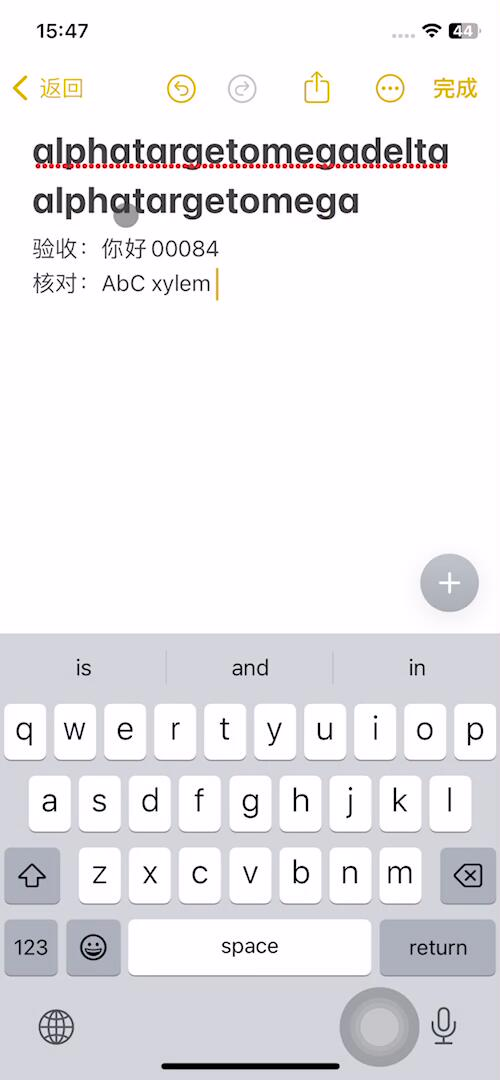
#> input picture server/tests/fixtures/dt2_text_pointer/mid_return.jpg, 500 x 1080 px
$ python -i caret.py   (imports and definitions only)
#> lines starting #> are read from the running program, lines starting #| are printed output that depends on the picture; after the words box and inside, x2 and y2 are one past the last pixel; in counts of white or black regions, pixels touching at a corner belong together
"""Narrow insertion-caret evidence; never ignore an unknown field's contents."""

import io
import math
import statistics
from collections import Counter
from dataclasses import dataclass

from PIL import Image, ImageChops, ImageDraw


def _image(frame):
    if isinstance(frame, bytes):
        with Image.open(io.BytesIO(frame)) as source:
            frame = source.convert("RGB")
    else:
        frame = frame.convert("RGB")
    return frame


# [28 lines left out: function _clear_component_8conn, not called in this run]


def _components(mask, *, max_points: int | None = None):
    width, height = mask.size
    data = bytearray(mask.tobytes())
    pos = 0
    while (start := data.find(255, pos)) >= 0:
        pos = start + 1
        data[start] = 0
        stack = [start]
        points = []
        oversized = False
        while stack:
            idx = stack.pop()
            x, y = idx % width, idx // width
            points.append((x, y))
            if max_points is not None and len(points) > max_points:
                oversized = True
                # Re-mark the frontier (and check their 8-neighbors) so scanline clearing
                # erases the entire remaining 8-connected component without leaving stragglers.
                seeds = []
                for px, py in points:
                    pidx = py * width + px
                    data[pidx] = 255
                    seeds.append(pidx)
                for pidx in stack:
                    data[pidx] = 255
                    seeds.append(pidx)
                points.clear()
                stack.clear()
                _clear_component_8conn(data, width, height, seeds)
                break
            x0 = x - 1 if x > 0 else 0
            x1 = x + 1 if x + 1 < width else width - 1
            y0 = y - 1 if y > 0 else 0
            y1 = y + 1 if y + 1 < height else height - 1
            for ny in range(y0, y1 + 1):
                row = ny * width
                for nx in range(x0, x1 + 1):
                    nidx = row + nx
                    if data[nidx]:
                        data[nidx] = 0
                        stack.append(nidx)
        if not oversized:
            yield points


@dataclass(frozen=True)
class FieldCaret:
    box: tuple[int, int, int, int]
    field: tuple[int, int, int, int]
    background_x: int


def _caret_mask(patch, white: bool):
    r, g, b = patch.split()
    if white:
        lo = ImageChops.darker(ImageChops.darker(r, g), b)
        hi = ImageChops.lighter(ImageChops.lighter(r, g), b)
        bright = lo.point(lambda v: 255 if v >= 215 else 0)
        neutral = ImageChops.subtract(hi, lo).point(lambda v: 255 if v <= 65 else 0)
        return ImageChops.darker(bright, neutral)
    b_ok = b.point(lambda v: 255 if v >= 150 else 0)
    g_ok = g.point(lambda v: 255 if v >= 50 else 0)
    br_ok = ImageChops.subtract(b, r).point(lambda v: 255 if v >= 60 else 0)
    bg_ok = ImageChops.subtract(b, g).point(lambda v: 255 if v >= 25 else 0)
    return ImageChops.darker(ImageChops.darker(b_ok, g_ok), ImageChops.darker(br_ok, bg_ok))


def _caret_components(image, white, regions, *, max_points: int | None = None):
    for bounds in regions or ((0, 0, image.width, image.height),):
        patch = image.crop(bounds)
        mask = _caret_mask(patch, white)
        for points in _components(mask, max_points=max_points):
            # Cropping a white page must never manufacture a thin caret shape.
            if regions and any(x in (0, patch.width - 1) or y in (0, patch.height - 1) for x, y in points):
                continue
            yield [(x + bounds[0], y + bounds[1]) for x, y in points]


def field_carets(image, *, allow_white=False, _white=False, regions=None):
    """Locate thin colored carets enclosed by a visible, bounded field background."""
    if allow_white:
        # Keep color masks separate: a blue caret inside a white field must not
        # merge with that field when white Spotlight support is enabled.
        return list(dict.fromkeys(field_carets(image, regions=regions)
                                  + field_carets(image, _white=True, regions=regions)))
    w, h = image.size
    max_points = max(400, math.ceil(.06 * w) * math.ceil(.05 * h))
    found = []
    for points in _caret_components(image, _white, regions, max_points=max_points):
        xs, ys = zip(*points, strict=True)
        x0, y0, x1, y1 = min(xs), min(ys), max(xs) + 1, max(ys) + 1
        bw, bh = x1 - x0, y1 - y0
        if _white and .012 * w < bw <= .06 * w and max(6, .008 * h) <= bh <= .05 * h:
            # JPEG chroma can join a few adjacent placeholder pixels to a white
            # caret. Require its nearly full-height core: a shorter adjacent
            # letter stroke is not another core. Never expand into that text.
            col_counts = Counter(xs)
            columns = {x for x, count in col_counts.items() if count >= .95 * bh}
            if columns and max(columns) - min(columns) + 1 == len(columns):
                x0, x1 = min(columns), max(columns) + 1
                points = [(x, y) for x, y in points if x0 <= x < x1]
                bw = x1 - x0
        if not (1 <= bw <= max(3, .012 * w) and max(6, .008 * h) <= bh <= .05 * h
                and bh >= 3 * bw and len(points) >= .65 * bw * bh and y0 > .06 * h):
            continue
        margin = max(3, round(.012 * w))
        for sx in (x0 - margin, x1 + margin):
            if not 0 <= sx < w:
                continue
            seed = sx, (y0 + y1) // 2
            delta = ImageChops.difference(image, Image.new("RGB", image.size, image.getpixel(seed)))
            r, g, b = delta.split()
            background = ImageChops.lighter(ImageChops.lighter(r, g), b).point(lambda v: 255 if v <= 12 else 0)
            ImageDraw.floodfill(background, seed, 128)
            bounds = background.point(lambda v: 255 if v == 128 else 0).getbbox()
            if bounds is None:
                continue
            left, top, right, bottom = bounds
            if (0 < left < x0 < x1 < right < w and .06 * h < top < y0 < y1 < bottom < h
                    and .2 * w <= right - left <= .96 * w and .02 * h <= bottom - top <= .2 * h):
                found.append(FieldCaret((x0, y0, x1, y1), bounds, sx))
                break
    return found


# [4 lines left out: function _field_region, not called in this run]


def focused_region(frame, *, allow_white=False, accept_field=None):
    """Select a unique caret; optional same-frame evidence may exclude fields."""
    image = _image(frame)
    carets = field_carets(image, allow_white=allow_white)
    if accept_field is not None:
        carets = [caret for caret in carets if accept_field(_field_region(caret, image.size))]
    if len(carets) != 1:
        return None
    return _field_region(carets[0], image.size)


# [84 lines left out: functions _phase_errors, _phase_matches, _bounded_field, _editor_caret, _field_difference, not called in this run]


def _same_field(image, reference, caret, patch):
    return _field_difference(image, reference, caret, patch) < 6


# [48 lines left out: functions _green_scanout_matches, _current_template_matches, _amber_tone, not called in this run]


def _green_tone(r, g, b):
    # WeChat's insertion caret: full phase ~(9,199,101), fading ~(155,226,184).
    return g >= 145 and g - r >= 45 and g - b >= 30


# [179 lines left out: functions _green_residual_off, _scoped_caret, _template_cycle, _stable_underline, _opposite_caret_pixels, _matching_cycle, not called in this run]


def _solid_green_core(r, g, b):
    # Full ON green caret core (distinct from semi-transparent fade mid-phases).
    return r <= 40 and g >= 165 and g - r >= 140 and g - b >= 30


# [286 lines left out: functions _steady_green_chroma_carets, _temporal_carets, _recent_evidence, temporal_focused_region, _periodic, mask_caret_blink, not called in this run]

>>> from PIL import Image
>>> picture = Image.open('../tests/fixtures/dt2_text_pointer/mid_return.jpg')
#> picture is the input picture: PIL image 500x1080 RGB; mean R, G, B 234, 232.8, 235.7
>>> result = focused_region(picture)
#> in _caret_mask, `b_ok = b.point(lambda v: 255 if v >= 150 else 0)`:
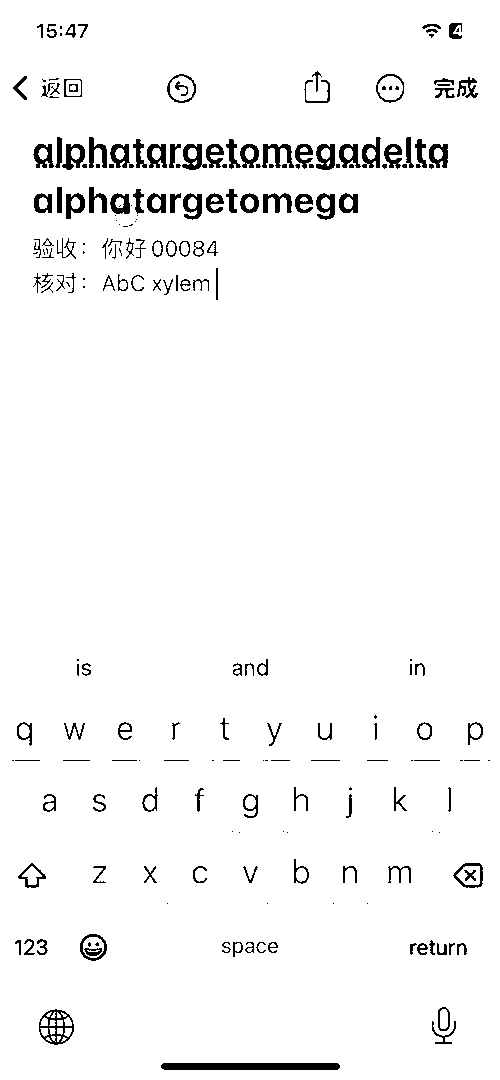
#> b_ok: PIL image 500x1080 L; 96.5% white; 223 black regions (73 under 20 px), largest, box (x1, y1, x2, y2) and area: (161, 1063, 340, 1070) 1240, (39, 1009, 74, 1045) 487, (262, 144, 294, 168) 378
#> after the loop in field_carets, `for points in _caret_components(image, _white, regions, max_points=max..`: found = []
